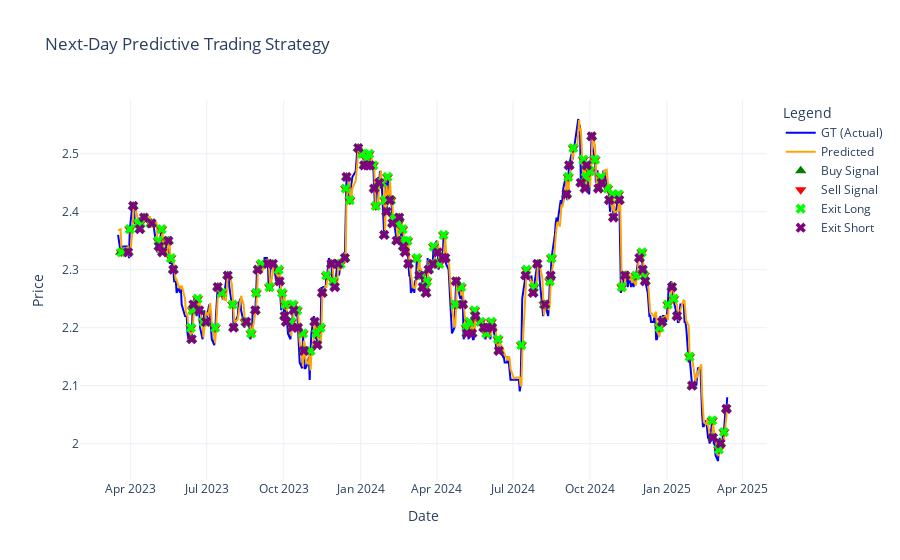

The notebook cell saved with this chart:
### Code cell
# Extract series
dates = test_df.index
gt = test_df['GT']
predict = test_df['Predict']

# Separate long/short entries & exits from the trade log
entry_long = trade_log_df[trade_log_df['Action'].str.contains("Open Long")]
entry_short = trade_log_df[trade_log_df['Action'].str.contains("Open Short")]
exit_long = trade_log_df[trade_log_df['Action'].str.contains("Close Long")]
exit_short = trade_log_df[trade_log_df['Action'].str.contains("Close Short")]

# Create the interactive plot
fig = go.Figure()

# Ground truth price line
fig.add_trace(go.Scatter(x=dates, y=gt, mode='lines', name='GT (Actual)', line=dict(color='blue')))

# Predicted price line
fig.add_trace(go.Scatter(x=dates, y=predict, mode='lines', name='Predicted', line=dict(color='orange')))

# Entry Long signals
fig.add_trace(go.Scatter(
    x=entry_long['Date'], y=entry_long['Price'],
    mode='markers',
    name='Buy Signal',
    marker=dict(symbol='triangle-up', size=10, color='green')
))

# Entry Short signals
fig.add_trace(go.Scatter(
    x=entry_short['Date'], y=entry_short['Price'],
    mode='markers',
    name='Sell Signal',
    marker=dict(symbol='triangle-down', size=10, color='red')
))

# Exit Long signals
fig.add_trace(go.Scatter(
    x=exit_long['Date'], y=exit_long['Price'],
    mode='markers',
    name='Exit Long',
    marker=dict(symbol='x', size=9, color='lime')
))

# Exit Short signals
fig.add_trace(go.Scatter(
    x=exit_short['Date'], y=exit_short['Price'],
    mode='markers',
    name='Exit Short',
    marker=dict(symbol='x', size=9, color='purple')
))

# Layout settings
fig.update_layout(
    title='Next-Day Predictive Trading Strategy',
    xaxis_title='Date',
    yaxis_title='Price',
    legend_title='Legend',
    template='plotly_white',
    hovermode='closest'
)

fig.show()
